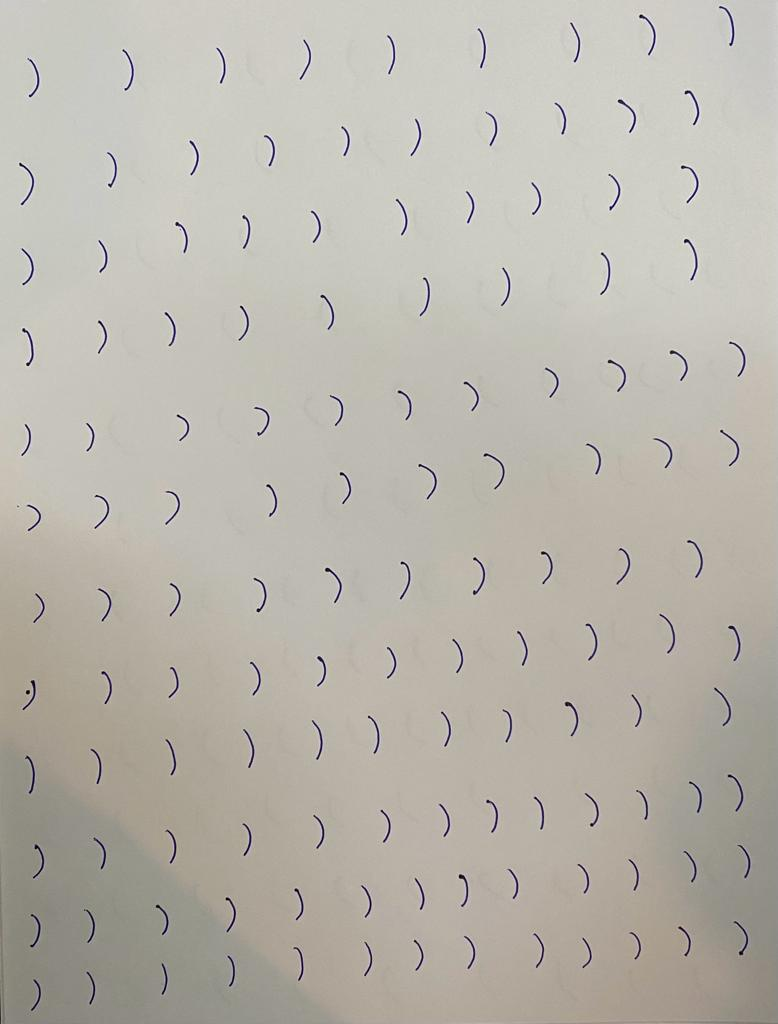
#> input picture img/).jpg, 778 x 1024 px
$ jupyter execute expression_text_extraction.ipynb   (shell and % lines are left out)
#> lines starting #> are read from the running program, lines starting #| are printed output that depends on the picture; after the words box and inside, x2 and y2 are one past the last pixel; in counts of white or black regions, pixels touching at a corner belong together
### table_text_extraction/commonfunctions.py


import skimage.io as io
import matplotlib.pyplot as plt
import numpy as np
from skimage.exposure import histogram
from matplotlib.pyplot import bar
from skimage.color import rgb2gray,rgb2hsv

# Convolution:
from scipy.signal import convolve2d
from scipy import fftpack
import math

from skimage.util import random_noise
from skimage.filters import median, threshold_otsu
from skimage.feature import canny

from mpl_toolkits.mplot3d import Axes3D  # noqa: F401 unused import

import matplotlib.pyplot as plt
from matplotlib import cm
from matplotlib.ticker import LinearLocator, FormatStrFormatter
import numpy as np

# Edges
from skimage.filters import sobel_h, sobel, sobel_v,roberts, prewitt

# Show the figures / plots inside the notebook
def show_images(images,titles=None):
    #This function is used to show image(s) with titles by sending an array of images and an array of associated titles.
    # images[0] will be drawn with the title titles[0] if exists
    # You aren't required to understand this function, use it as-is.
    n_ims = len(images)
    if titles is None: titles = ['(%d)' % i for i in range(1,n_ims + 1)]
    fig = plt.figure()
    n = 1
    for image,title in zip(images,titles):
        a = fig.add_subplot(1,n_ims,n)
        if image.ndim == 2:
            plt.gray()
        plt.imshow(image)
        a.set_title(title)
        plt.axis('off')
        n += 1
    fig.set_size_inches(np.array(fig.get_size_inches()) * n_ims)
    plt.show()


# [42 lines left out: functions show_3d_image, show_3d_image_filtering_in_freq, showHist, not called in this run]

### table_text_extraction/expression_text_extraction.ipynb
[cell 1]
import cv2
import numpy as np
import matplotlib.pyplot as plt
from commonfunctions import *

[cell 2]
image = cv2.imread("../img/).jpg")
#> image is the input picture: shape (1024, 778, 3); mean B, G, R 173, 181.7, 185.8
grayscale_image = cv2.cvtColor(image, cv2.COLOR_BGR2GRAY)
thresh_img = cv2.adaptiveThreshold(grayscale_image,255,cv2.ADAPTIVE_THRESH_GAUSSIAN_C,cv2.THRESH_BINARY_INV,75,15)
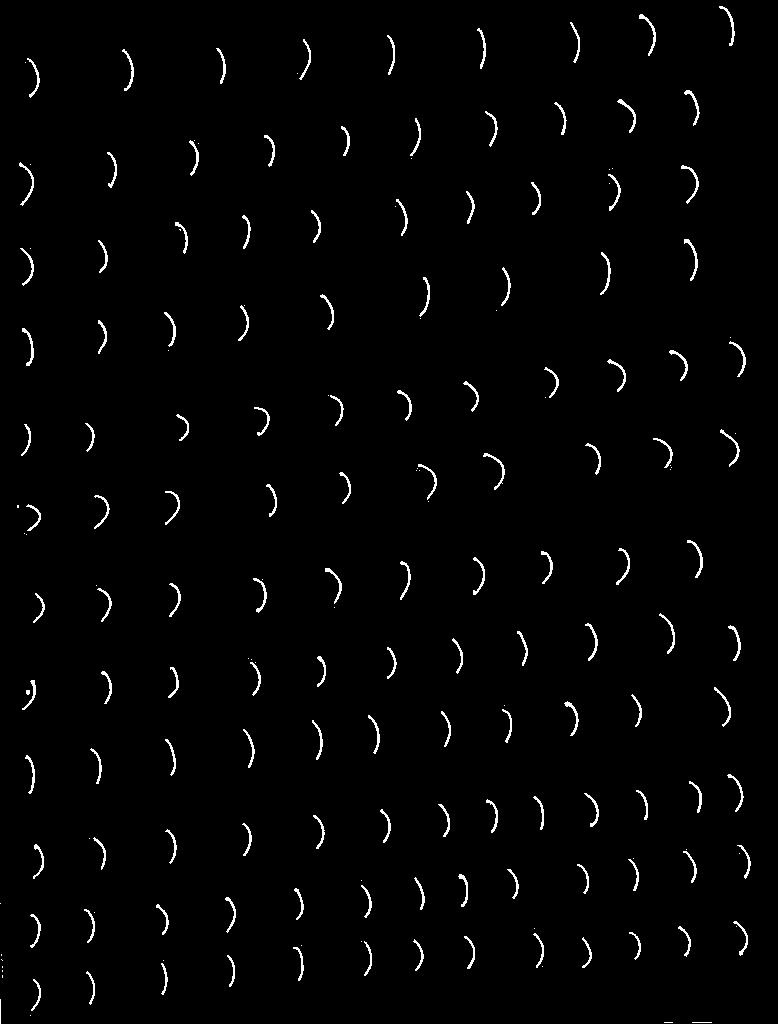
#> thresh_img: shape (1024, 778); 1.7% white in thin lines or dots
kernel = cv2.getStructuringElement(cv2.MORPH_RECT, (5,5))
thresh2=thresh_img.copy()
thresh_img = cv2.dilate(thresh_img, kernel, iterations=3)
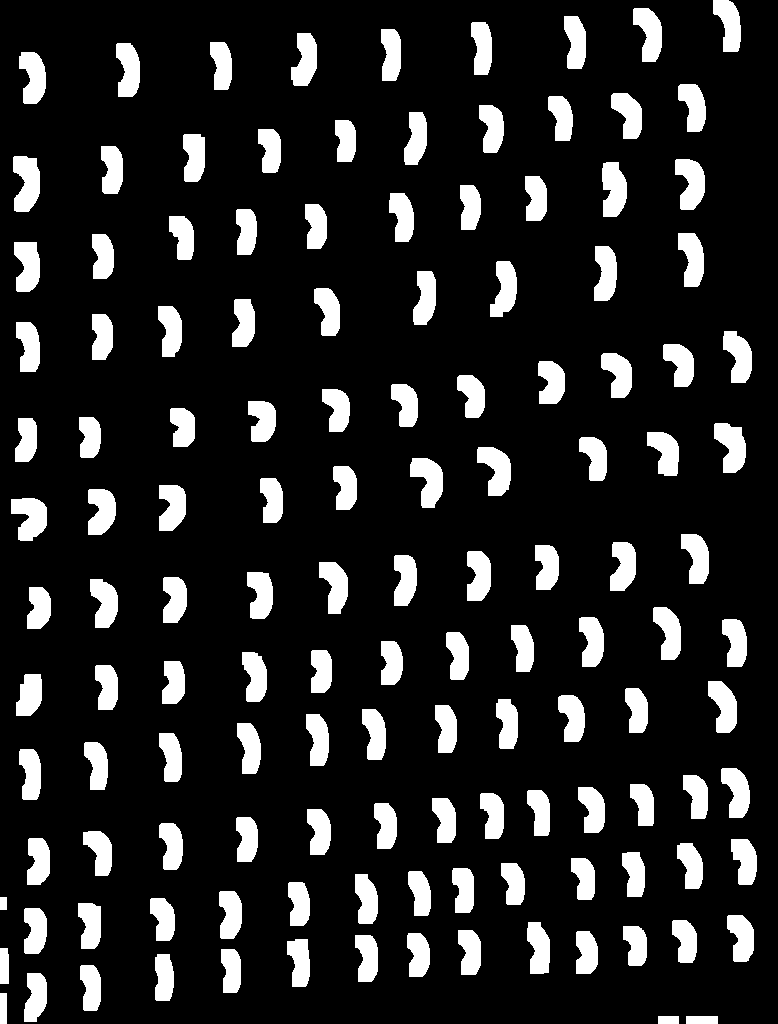
#> thresh_img: shape (1024, 778); 14.7% white; 135 white regions
height, width = image.shape[:2]
#> height = 1024; width = 778
cv2.namedWindow("Original Image", cv2.WINDOW_NORMAL)
cv2.resizeWindow("Original Image", width, height)
cv2.imshow("Original Image", thresh_img)
cv2.waitKey(0)
cv2.destroyAllWindows()
show_images([thresh_img],["Original Image"])
#> in show_images, `n_ims = len(images)`: n_ims = 1
#> the loop in show_images, `for image,title in zip(images,titles):` made 1 pass
#> (title, n) on pass 1: ('Original Image', 2)
#> after the loop in show_images, `for image,title in zip(images,titles):`: n = 2

[cell 3]
contours, hierarchy = cv2.findContours(thresh_img, cv2.RETR_LIST, cv2.CHAIN_APPROX_SIMPLE)
#> contours = 135 contours; largest, box (x1, y1, x2, y2) and area: (13, 156, 40, 212) 1073, (11, 498, 47, 541) 1026, (714, 423, 746, 473) 1020, (602, 162, 627, 217) 1018, (410, 458, 443, 508) 1014
for contour in contours:
    if cv2.contourArea(contour) < 2000:
        cv2.drawContours(grayscale_image, [contour], -1, (0), thickness=cv2.FILLED)
#> this loop made 135 passes
#> contour on passes 1, 2, 3, 21: [[686, 1016], [686, 1023], [717, 1023], [717, 1016]], [[658, 1016], [658, 1023], [678, 1023], [678, 1016]], [[0, 993], [0, 1023], [6, 1023], [6, 993]], [[0, 897], [0, 909], [6, 909], [6, 897]]
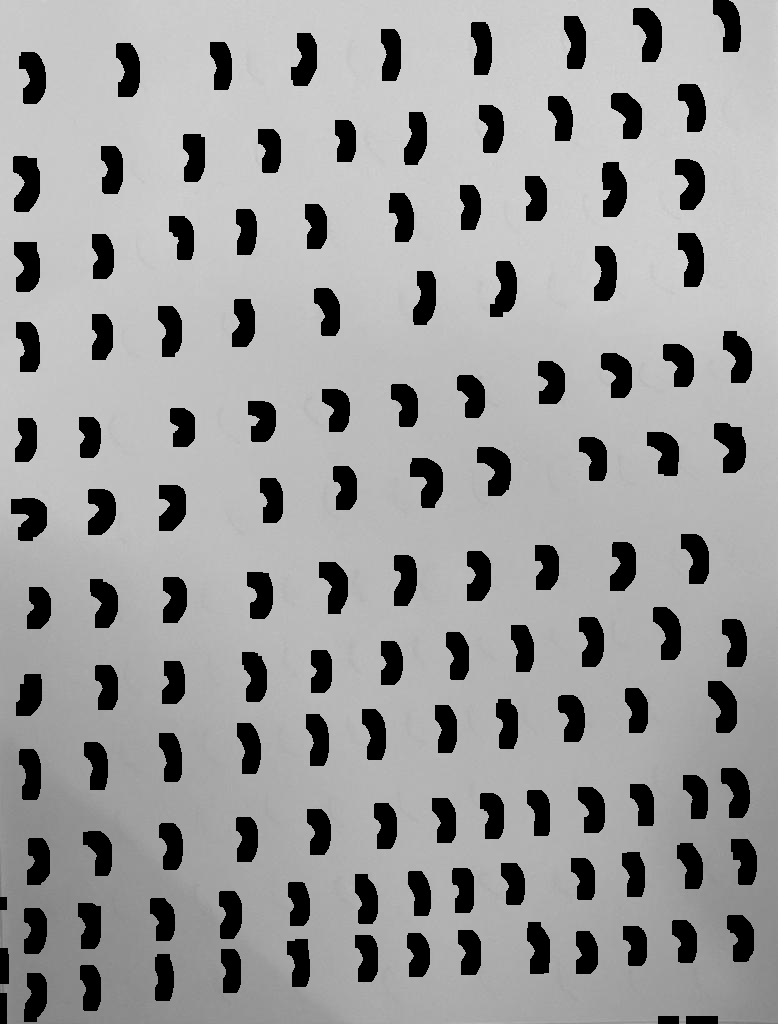
#> grayscale_image: shape (1024, 778); min 0, max 217, mean 156.7

#cv2.drawContours(grayscale_image, contours, -1, (0,255,0), 3)

[cell 4]
cv2.namedWindow("Contours Image", cv2.WINDOW_NORMAL)
cv2.resizeWindow("Contours Image", width, height)
cv2.imshow("Contours Image", grayscale_image)
cv2.waitKey(0)
cv2.destroyAllWindows()
show_images([grayscale_image],["Contours Image"])
#> the loop in show_images (call 2), `for image,title in zip(images,titles):` made 1 pass

[cell 5]
grayscale_image2 = cv2.cvtColor(cv2.imread("../img/m.png"), cv2.COLOR_BGR2GRAY)
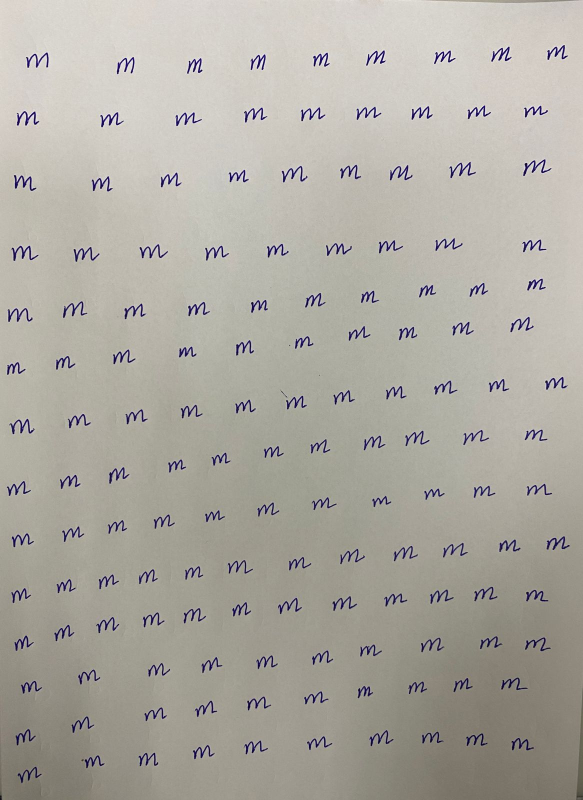
#> input picture img/m.png, 1166 x 1600 px (shown at 1/2 size)
#> grayscale_image2: shape (1600, 1166); min 1, max 255, mean 170.2
grayscale_image2=thresh2.copy()
min_rectangle_area = 80
rectangles = np.array([cv2.boundingRect(c) for c in contours])
#> rectangles = 135 rows, first 6: [686, 1016, 32, 8], [658, 1016, 21, 8], [0, 993, 7, 31], [24, 973, 23, 49], [80, 965, 21, 46], [155, 954, 19, 47]
rectangles = [rect for rect in rectangles if rect[2] * rect[3] > min_rectangle_area]
#> rectangles = 135 items, first 6: [686, 1016, 32, 8], [658, 1016, 21, 8], [0, 993, 7, 31], [24, 973, 23, 49], [80, 965, 21, 46], [155, 954, 19, 47]
# x=18
x_offset=18
y_offset=5
for rect in rectangles:
    x, y, w, h = rect
    cv2.rectangle(grayscale_image2, (x-x_offset, y-y_offset-3), (x +x_offset +w, y + h+ y_offset -5), (0, 255, 0), 2)
#> this loop made 135 passes
#> (x, y, w, h) on passes 1 to 12: (686, 1016, 32, 8), (658, 1016, 21, 8), (0, 993, 7, 31), (24, 973, 23, 49), (80, 965, 21, 46), (155, 954, 19, 47), (221, 949, 20, 44), (0, 948, 9, 36), (287, 939, 23, 48), (355, 935, 23, 47), (407, 933, 23, 44), (576, 931, 22, 43)
#> grayscale_image2: shape (1024, 778); 1.7% white in thin lines or dots


cv2.namedWindow("bounded Literals", cv2.WINDOW_NORMAL)
cv2.resizeWindow("bounded Literals", width, height)
cv2.imshow("bounded Literals", grayscale_image2)
cv2.waitKey(0)
cv2.destroyAllWindows()
show_images([grayscale_image2],["bounded Literals"])

[cell 6]
x, y, w, h = rectangles[0]
#> x = 686; y = 1016; w = 32; h = 8
print(rectangles[0])
#| [ 686 1016   32    8]
extracted_rectangle = grayscale_image2[y-y_offset+2:y+h+y_offset-2,  x-x_offset+3 if x >= 15 else 0:x+w+x_offset-3]

resized_rectangle = cv2.resize(extracted_rectangle, (32, 32))
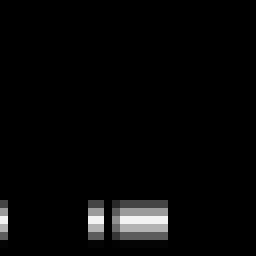
#> resized_rectangle: shape (32, 32) (shown 8 times larger); min 0, max 243, mean 6.9

cv2.namedWindow("bounded Literals", cv2.WINDOW_NORMAL)
cv2.resizeWindow("bounded Literals", 32, 32)
cv2.imshow("bounded Literals", resized_rectangle)
cv2.waitKey(0)
cv2.destroyAllWindows()
plt.imshow(resized_rectangle)
cv2.imwrite("test.png",resized_rectangle)
i=0
for x, y, w, h in rectangles:
    extracted_rectangle = grayscale_image2[y - y_offset + 2 if y >= 7 else 0:y + h + y_offset - 2, x-x_offset+3 if x >= 15 else 0:x + w + x_offset - 3]
    resized_rectangle = cv2.resize(extracted_rectangle, (32, 32))
    cv2.imwrite(f"testset3/test{i}.png", resized_rectangle)
    i += 1
#> this loop made 135 passes
#> pass 2, `resized_rectangle = cv2.resize(extracted_rectangle, (32, 32))`:
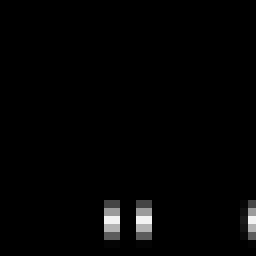
#> resized_rectangle: shape (32, 32) (shown 8 times larger); min 0, max 243, mean 3.7
#> pass 3, `extracted_rectangle = grayscale_image2[y - y_offset + 2 if y >= 7 else..`:
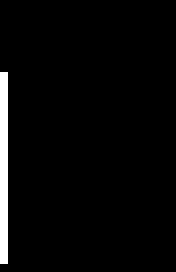
#> extracted_rectangle: shape (34, 22) (shown 8 times larger); 3.2% white in thin lines or dots, all inside (x1, y1, x2, y2) = (0, 9, 1, 33)
#> pass 3, `resized_rectangle = cv2.resize(extracted_rectangle, (32, 32))`:
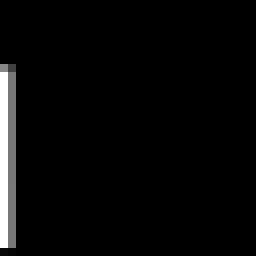
#> resized_rectangle: shape (32, 32) (shown 8 times larger); min 0, max 255, mean 8.2
#> after the loop:
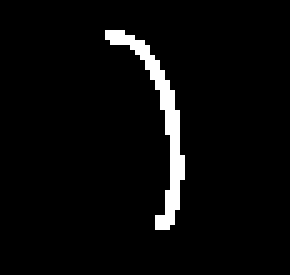
#> extracted_rectangle: shape (55, 58) (shown 5 times larger); 3.9% white in thin lines or dots, all inside (x1, y1, x2, y2) = (21, 6, 37, 46)
#> after the loop, i = 135
show_images([extracted_rectangle],["bounded Literals"])
